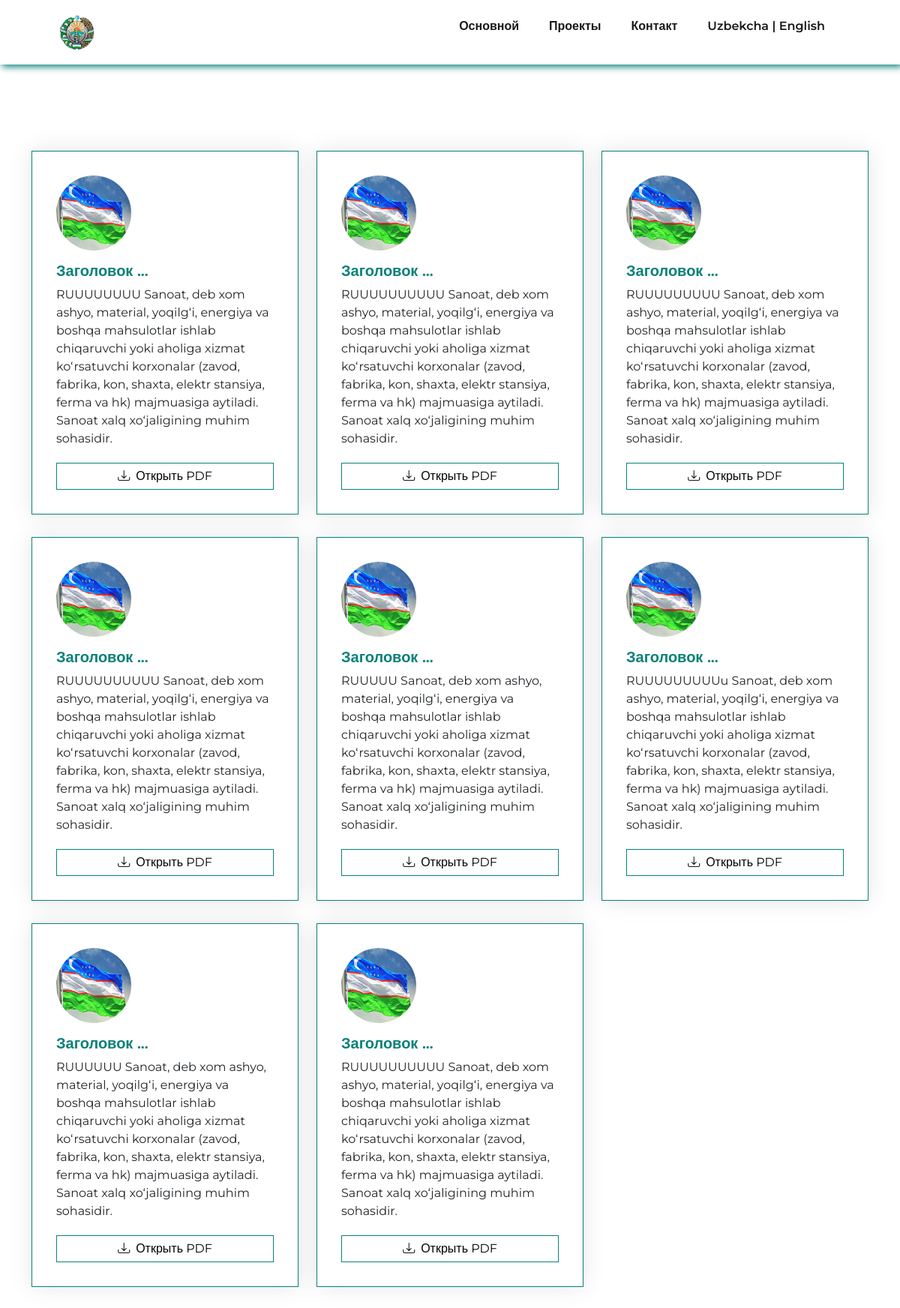
The page /ru/project/ on the database its author committed.
### app/models.py (models this page shows, shortened)
class Project(models.Model):
    PriceChopiceUzEn = (
        ("0.5 - 1 million $", "0.5 - 1 million $"),
        ("1 - 5 million $", "1 - 5 million $"),
        ("5 - 10 million $", "5 - 10 million $"),
        ("10 - 15 million $", "10 - 15 million $"),
        ("15 - 20 million $", "15 - 20 million $"),
        ("20 - 25 million $", "20 - 25 million $"),
        ("25 - 30 million $", "25 - 30 million $"),
        ("30 + million $", "30 + million $"),
    )
    PriceChopiceRu = (
        ("0.5 - 1 миллион $", "0.5 - 1 миллион $"),
        ("1 - 5 миллион $", "1 - 5 миллион $"),
        ("5 - 10 миллион $", "5 - 10 миллион $"),
        ("10 - 15 миллион $", "10 - 15 миллион $"),
        ("15 - 20 миллион $", "15 - 20 миллион $"),
        ("20 - 25 миллион $", "20 - 25 миллион $"),
        ("25 - 30 миллион $", "25 - 30 миллион $"),
        ("30 + миллион $", "30 + миллион $"),
    )
    image = models.ImageField(upload_to='Project/')
    title_uz = models.CharField(max_length=155, verbose_name='Sarlavha')
    title_ru = models.CharField(max_length=155, verbose_name='Заголовок')
    title_en = models.CharField(max_length=155, verbose_name='Title')
    pdf_uz = models.FileField(upload_to='PDF_uzb/', verbose_name="Uzbekcha PDF")
    pdf_ru = models.FileField(upload_to='PDF_rus/', verbose_name="Русский PDF")
    pdf_en = models.FileField(upload_to='PDF_eng/', verbose_name="English PDF")
    category_uz = models.ForeignKey(to=CategoryUz, on_delete=models.CASCADE, verbose_name='Kategoriya')
    category_ru = models.ForeignKey(to=CategoryRu, on_delete=models.CASCADE, verbose_name='Категория')
    category_en = models.ForeignKey(to=CategoryEN, on_delete=models.CASCADE, verbose_name='Category')
    price_uz = models.CharField(max_length=155, choices=PriceChopiceUzEn, verbose_name='Narxi')
    price_ru = models.CharField(max_length=155, choices=PriceChopiceRu, verbose_name='Цена')
    price_en = models.CharField(max_length=155, choices=PriceChopiceUzEn, verbose_name='Price')
    description_uz = models.TextField(verbose_name='Tavsif')
    description_ru = models.TextField(verbose_name='Описание')
    description_en = models.TextField(verbose_name='Description')

### app/views.py (the view)
# urls.py: path('ru/project/', project_ru, name='project_ru'),
def project_ru(request):
    project = Project.objects.all()
    context = {
        'project': project,
    }
    return render(request, 'loyihalar/project_ru.html', context)

### templates/loyihalar/project_ru.html (shortened to what this page needs)
{% load static %}
<!DOCTYPE html>
<html lang="en">
<head>
    <link href="https://cdn.jsdelivr.net/npm/bootstrap@4.4.1/dist/css/bootstrap.min.css" rel="stylesheet">
    <link rel="stylesheet" href="https://cdn.jsdelivr.net/npm/bootstrap-icons@1.10.5/font/bootstrap-icons.css">
    <link href="https://cdn.jsdelivr.net/npm/bootstrap@5.3.0/dist/css/bootstrap.min.css" rel="stylesheet"
>
    <link rel="stylesheet" href="{% static 'css/index.css' %}">
    <link href="https://unpkg.com/aos@2.3.1/dist/aos.css" rel="stylesheet">
    <link rel="stylesheet" href="https://cdnjs.cloudflare.com/ajax/libs/font-awesome/4.7.0/css/font-awesome.min.css">
    <link href="https://maxcdn.bootstrapcdn.com/font-awesome/4.3.0/css/font-awesome.min.css" rel="stylesheet">
</head>
<body>
{% include 'main/header/header_ru.html' %}
<section class="section services-section" id="services">
    <div class="container">
        <div class="row">
            {% for project in project %}
                <div class="col-sm-6 col-lg-4">
                    <div class="feature-box-1">
                        <img src="{{ project.image.url }}" width="" alt="">
                        <div class="feature-content">
                            <h5>{{ project.title_ru | slice:29 }} ...</h5>
                            <p>{{ project.description_ru }}</p>
                            <a href="{{ project.pdf_ru.url }}">
                                <button><i class="bi bi-download"></i>&ensp;Открыть PDF</button>
                            </a>
                        </div>
                    </div>
                </div>
            {% endfor %}
        </div>
    </div>
</section>
</body>
</html>

### app/static/css/index.css (style rules this page uses)
* { margin: 0; padding: 0; box-sizing: border-box; font-family: 'Montserrat', sans-serif; }

### templates/loyihalar/project_ru.html (style rules this page uses)
.feature-box-1 { padding: 32px; box-shadow: 0 0 30px rgba(0, 0, 0, 0.1); margin: 15px 0; position: relative; z-index: 1; border: 1px solid #088178; overflow: hidden; transition: ease all 0.35s; top: 0; }
.feature-box-1 h5 { color: #088178; font-weight: 600; }
.feature-box-1 p { margin: 0; }
.section { padding: 100px 0; position: relative; }
.feature-box-1 img { width: 100px; margin-bottom: 15px; height: 100px; border-radius: 50%; }
.feature-content button { padding: 5px; margin-top: 20px; background-color: transparent; border: 1px solid #088178; font-size: 16px; transition: 0.3s ease-out; width: 100%; }

### rows shown on the page
Project: image (picture), title_ru "Заголовок", description_ru "RUUUUUUUU Sanoat, deb xom ashyo, material, yoqilgʻi, energiya va boshqa mahsulotlar ishlab chiqaruvchi yoki aholiga xizmat koʻrsatuvchi korxonalar (zavod, fabrika, kon, shaxta, elektr stansiya, ferma va hk) majmuasiga aytiladi. Sanoat xalq xoʻjaligining muhim sohasidir."
Project: image (picture), title_ru "Заголовок", description_ru "RUUUUUUUUUU Sanoat, deb xom ashyo, material, yoqilgʻi, energiya va boshqa mahsulotlar ishlab chiqaruvchi yoki aholiga xizmat koʻrsatuvchi korxonalar (zavod, fabrika, kon, shaxta, elektr stansiya, ferma va hk) majmuasiga aytiladi. Sanoat xalq xoʻjaligining muhim sohasidir."
Project: image (picture), title_ru "Заголовок", description_ru "RUUUUUUUUU Sanoat, deb xom ashyo, material, yoqilgʻi, energiya va boshqa mahsulotlar ishlab chiqaruvchi yoki aholiga xizmat koʻrsatuvchi korxonalar (zavod, fabrika, kon, shaxta, elektr stansiya, ferma va hk) majmuasiga aytiladi. Sanoat xalq xoʻjaligining muhim sohasidir."
Project: image (picture), title_ru "Заголовок", description_ru "RUUUUUUUUUU Sanoat, deb xom ashyo, material, yoqilgʻi, energiya va boshqa mahsulotlar ishlab chiqaruvchi yoki aholiga xizmat koʻrsatuvchi korxonalar (zavod, fabrika, kon, shaxta, elektr stansiya, ferma va hk) majmuasiga aytiladi. Sanoat xalq xoʻjaligining muhim sohasidir."
Project: image (picture), title_ru "Заголовок", description_ru "RUUUUU Sanoat, deb xom ashyo, material, yoqilgʻi, energiya va boshqa mahsulotlar ishlab chiqaruvchi yoki aholiga xizmat koʻrsatuvchi korxonalar (zavod, fabrika, kon, shaxta, elektr stansiya, ferma va hk) majmuasiga aytiladi. Sanoat xalq xoʻjaligining muhim sohasidir."
Project: image (picture), title_ru "Заголовок", description_ru "RUUUUUUUUUu Sanoat, deb xom ashyo, material, yoqilgʻi, energiya va boshqa mahsulotlar ishlab chiqaruvchi yoki aholiga xizmat koʻrsatuvchi korxonalar (zavod, fabrika, kon, shaxta, elektr stansiya, ferma va hk) majmuasiga aytiladi. Sanoat xalq xoʻjaligining muhim sohasidir."
Project: image (picture), title_ru "Заголовок", description_ru "RUUUUUU Sanoat, deb xom ashyo, material, yoqilgʻi, energiya va boshqa mahsulotlar ishlab chiqaruvchi yoki aholiga xizmat koʻrsatuvchi korxonalar (zavod, fabrika, kon, shaxta, elektr stansiya, ferma va hk) majmuasiga aytiladi. Sanoat xalq xoʻjaligining muhim sohasidir."
Project: image (picture), title_ru "Заголовок", description_ru "RUUUUUUUUUU Sanoat, deb xom ashyo, material, yoqilgʻi, energiya va boshqa mahsulotlar ishlab chiqaruvchi yoki aholiga xizmat koʻrsatuvchi korxonalar (zavod, fabrika, kon, shaxta, elektr stansiya, ferma va hk) majmuasiga aytiladi. Sanoat xalq xoʻjaligining muhim sohasidir."
